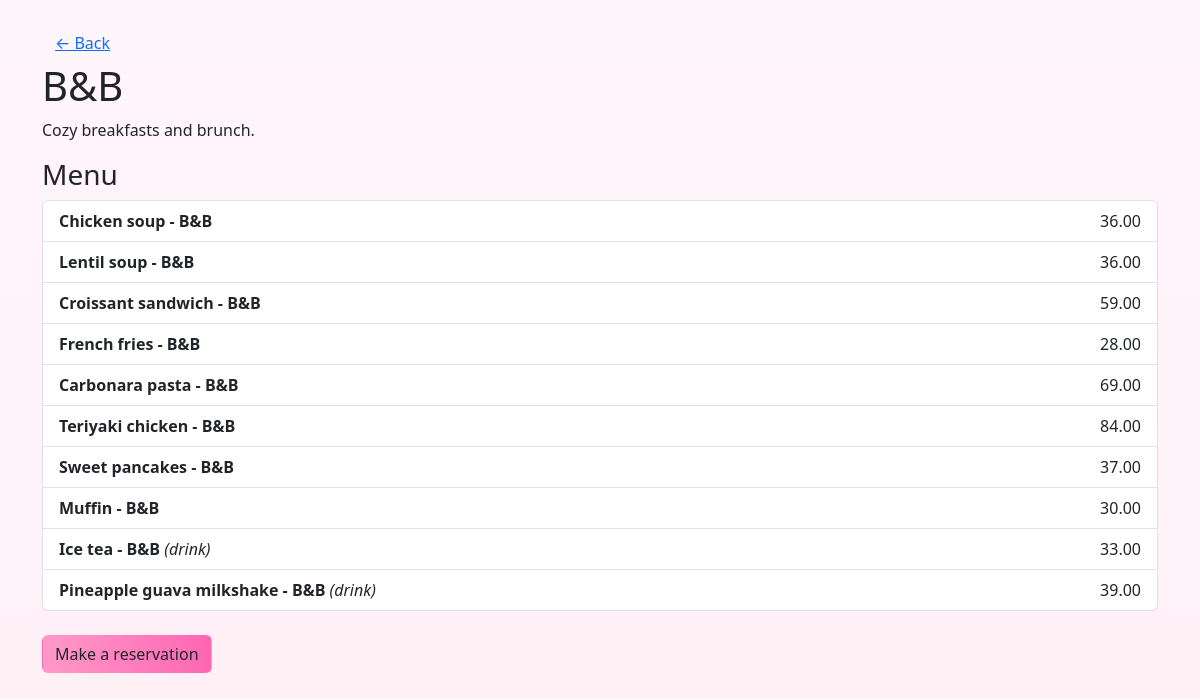
Screenshot of /bookeat/restaurants/2/ with the database file from the repository.
### bookeat/models.py (models this page shows, shortened)
class Restaurant(models.Model):
    name = models.CharField(max_length=200)
    address = models.CharField(max_length=300, blank=True)
    description = models.TextField(blank=True)

class Meal(models.Model):
    restaurant = models.ForeignKey(Restaurant, on_delete=models.CASCADE, related_name='meals')
    name = models.CharField(max_length=200)
    is_drink = models.BooleanField(default=False)
    price = models.DecimalField(max_digits=6, decimal_places=2, default=0.0)

### bookeat/views.py (the view)
# urls.py: path('restaurants/<int:pk>/', views.restaurant_detail, name='restaurant_detail'),
def restaurant_detail(request, pk):
    restaurant = get_object_or_404(Restaurant, pk=pk)
    meals = restaurant.meals.all()[:10]
    return render(request, 'bookeat/restaurant_detail.html', {'restaurant': restaurant, 'meals': meals})

### bookeat/templates/bookeat/restaurant_detail.html
{% load static %}
<!doctype html><html><head><meta charset="utf-8"><title>{{ restaurant.name }} - Menu</title>
<link rel="stylesheet" href="{% static 'bookeat/css/style.css' %}">
<link href="https://cdn.jsdelivr.net/npm/bootstrap@5.3.2/dist/css/bootstrap.min.css" rel="stylesheet">
</head><body>
<div class="container py-4">
  <a href="{% url 'home' %}" class="btn btn-link">&larr; Back</a>
  <h1>{{ restaurant.name }}</h1>
  <p>{{ restaurant.description }}</p>
  <h3>Menu</h3>
  <div class="list-group">
    {% for m in meals %}
    <div class="list-group-item d-flex justify-content-between align-items-center">
      <div><strong>{{ m.name }}</strong> {% if m.is_drink %}<em>(drink)</em>{% endif %}</div>
      <div><span>{{ m.price }}</span></div>
    </div>
    {% endfor %}
  </div>
  <a href="{% url 'bookeat:reservation_create' %}" class="btn btn-pink mt-4">Make a reservation</a>
</div></body></html>

### bookeat/static/bookeat/css/style.css (style rules this page uses)
body { background: linear-gradient(180deg, #fff6fb 0%, #fff0f6 100%); color: #333; }
.btn-pink { background: linear-gradient(90deg,#ff99c8,#ff66b3); color: white; border: none; padding: 8px 14px; border-radius: 8px; }

### rows the page displays
Restaurant: name "B&B", description "Cozy breakfasts and brunch."
Meal: name "Chicken soup - B&B", price "36.00"
Meal: name "Lentil soup - B&B", price "36.00"
Meal: name "Croissant sandwich - B&B", price "59.00"
Meal: name "French fries - B&B", price "28.00"
Meal: name "Carbonara pasta - B&B", price "69.00"
Meal: name "Teriyaki chicken - B&B", price "84.00"
Meal: name "Sweet pancakes - B&B", price "37.00"
Meal: name "Muffin - B&B", price "30.00"
Meal: name "Ice tea - B&B", is_drink "(drink)", price "33.00"
Meal: name "Pineapple guava milkshake - B&B", is_drink "(drink)", price "39.00"
